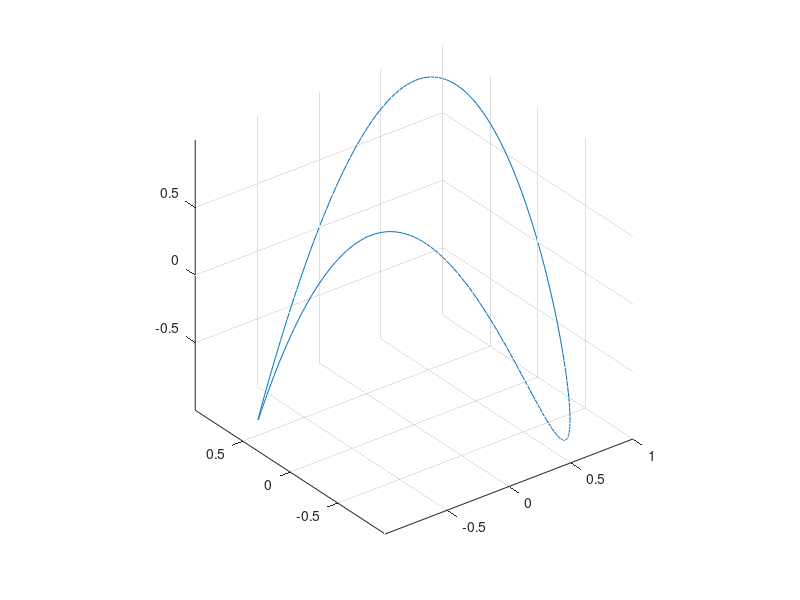

Recreate this plot in MATLAB.
clear all
close all
clc

p = linspace(0,2*pi,250);
X = cos(p);
Y = sin(p);
Z = sin(2*p);


figure
plot3(X,Y,Z)
grid on
axis equal
